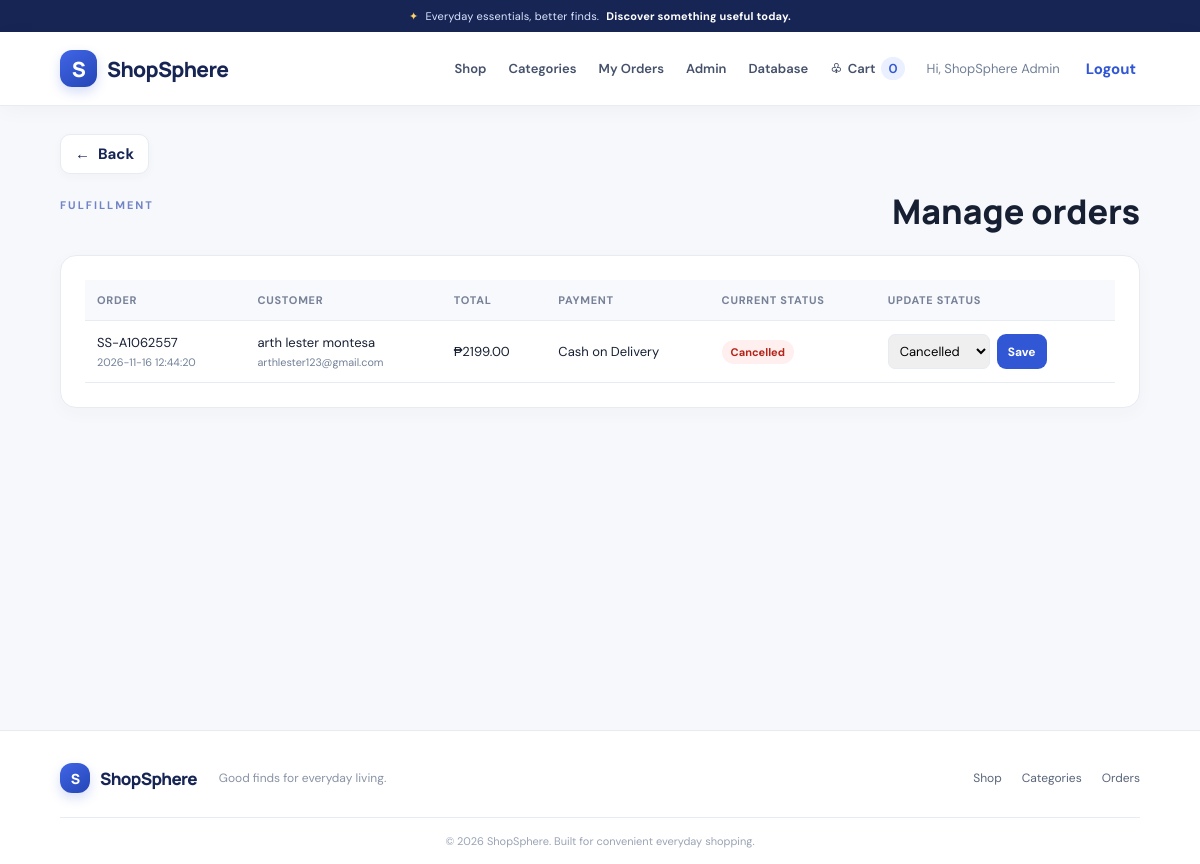
Page /admin/orders (signed in) on the committed database.
### tables this page shows
CREATE TABLE orders (
            id INTEGER PRIMARY KEY AUTOINCREMENT,
            order_number TEXT NOT NULL UNIQUE,
            user_id INTEGER NOT NULL,
            total REAL NOT NULL CHECK(total >= 0),
            status TEXT NOT NULL DEFAULT 'Pending'
                CHECK(status IN ('Pending', 'Processing', 'Shipped', 'Delivered', 'Cancelled')),
            shipping_address TEXT NOT NULL,
            contact_number TEXT NOT NULL DEFAULT '',
            payment_method TEXT NOT NULL DEFAULT 'Cash on Delivery',
            created_at TEXT NOT NULL DEFAULT CURRENT_TIMESTAMP,
            FOREIGN KEY(user_id) REFERENCES users(id)
        );

CREATE TABLE users (
            id INTEGER PRIMARY KEY AUTOINCREMENT,
            full_name TEXT NOT NULL,
            email TEXT NOT NULL UNIQUE COLLATE NOCASE,
            password_hash TEXT NOT NULL,
            role TEXT NOT NULL DEFAULT 'customer'
                CHECK(role IN ('customer', 'admin')),
            created_at TEXT NOT NULL DEFAULT CURRENT_TIMESTAMP
        );

### app.py (the view)
@app.route("/admin/orders")
@admin_required
def admin_orders():
    rows = get_db().execute("""
        SELECT o.*, u.full_name, u.email FROM orders o
        JOIN users u ON u.id = o.user_id ORDER BY o.id DESC
    """).fetchall()
    return render_template("admin_orders.html", orders=rows)

### app.py (called while the page is built)
def get_db():
    if "db" not in g:
        g.db = sqlite3.connect(DATABASE, timeout=15)
        g.db.row_factory = sqlite3.Row
        g.db.execute("PRAGMA foreign_keys = ON")
        g.db.execute("PRAGMA busy_timeout = 15000")
    return g.db

def csrf_token():
    if "_csrf_token" not in session:
        session["_csrf_token"] = secrets.token_hex(24)
    return session["_csrf_token"]

@app.before_request
def protect_post_requests():
    if request.method == "POST":
        sent = request.form.get("_csrf_token", "")
        expected = session.get("_csrf_token", "")
        if not sent or not expected or not secrets.compare_digest(sent, expected):
            abort(400, description="Your form session expired. Please go back, refresh, and try again.")

def admin_required(view):
    @wraps(view)
    def wrapped(*args, **kwargs):
        if "user_id" not in session:
            flash("Please log in as an administrator.", "warning")
            return redirect(url_for("login"))
        if session.get("role") != "admin":
            abort(403)
        return view(*args, **kwargs)
    return wrapped

@app.context_processor
def inject_globals():
    count = 0
    if session.get("user_id"):
        row = get_db().execute(
            "SELECT COALESCE(SUM(quantity), 0) FROM cart_items WHERE user_id = ?",
            (session["user_id"],)
        ).fetchone()
        count = row[0] if row else 0
    return {"cart_count": count, "current_year": datetime.now().year}

### templates/admin_orders.html (shortened to what this page needs)
{% extends "base.html" %}
{% block content %}
<div class="page-heading"><p class="eyebrow">FULFILLMENT</p><h1>Manage orders</h1></div>
<div class="panel table-wrap"><table><thead><tr><th>Order</th><th>Customer</th><th>Total</th><th>Payment</th><th>Current status</th><th>Update status</th></tr></thead><tbody>
{% for o in orders %}<tr><td>{{ o.order_number }}<small>{{ o.created_at }}</small></td><td>{{ o.full_name }}<small>{{ o.email }}</small></td><td>₱{{ '%.2f'|format(o.total) }}</td><td>{{ o.payment_method or 'Cash on Delivery' }}</td><td><span class="status status-{{ o.status|lower }}">{{ o.status }}</span></td><td><form method="post" action="{{ url_for('update_order_status', order_id=o.id) }}" class="status-form"><input type="hidden" name="_csrf_token" value="{{ csrf_token() }}"><select name="status">{% for s in ['Pending','Processing','Shipped','Delivered','Cancelled'] %}<option {% if o.status == s %}selected{% endif %}>{{ s }}</option>{% endfor %}</select><button class="btn btn-small btn-primary">Save</button></form></td></tr>{% else %}<tr><td colspan="6">No orders found.</td></tr>{% endfor %}
</tbody></table></div>
{% endblock %}

### static/css/style.css (style rules this page uses)
:root { --navy:#172554;--blue:#3157d5;--blue2:#2445b5;--ink:#172033;--muted:#718096;--line:#e7ebf2;--bg:#f6f8fc;--yellow:#ffd166;--green:#16845b }
* { box-sizing:border-box }
body { margin:0;background:var(--bg);color:var(--ink);font-family:'DM Sans',sans-serif;font-size:15px }
button,input,select,textarea { font:inherit }
.eyebrow { font-size:11px;letter-spacing:2px;font-weight:700;color:#7184c6;margin:0 0 12px }
.hero h1,.page-heading h1,.auth-card h1 { font:800 clamp(30px,4vw,48px)/1.12 Manrope;margin:0 }
.btn { display:inline-flex;align-items:center;justify-content:center;border:0;border-radius:9px;padding:11px 17px;font-weight:700;cursor:pointer;transition:.18s;text-decoration:none }
.btn-primary { background:var(--blue);color:white }
.btn-small { padding:8px 11px;font-size:12px }
.section-head,.page-heading { display:flex;justify-content:space-between;align-items:end;gap:20px;margin:38px 0 20px }
.section-head h2,.page-heading h1 { font-family:Manrope;margin:0 }
.page-heading { margin:12px 0 25px;align-items:center }
.page-heading h1 { font-size:34px }
.panel,.summary-card,.auth-card { background:#fff;border:1px solid var(--line);border-radius:16px;padding:24px;box-shadow:0 5px 18px #24345a08 }
.status { display:inline-block;padding:5px 9px;border-radius:20px;background:#edf1f8;color:#526078;font-size:11px;font-weight:700 }
.status-cancelled { background:#fff0ef;color:#b42318 }
.table-wrap { overflow-x:auto }
.table-wrap table { width:100%;border-collapse:collapse;min-width:650px }
.table-wrap th,.table-wrap td { text-align:left;padding:13px 12px;border-bottom:1px solid var(--line);font-size:13px }
.table-wrap th { color:#778197;background:#f8f9fc;font-size:11px;text-transform:uppercase;letter-spacing:.7px }
.table-wrap td small { display:block;color:var(--muted);margin-top:4px }
.status-form { display:flex;gap:7px }
.status-form select { border:1px solid var(--line);border-radius:7px;padding:7px }
:root { --navy:#172554;--blue:#3157d5;--blue2:#2445b5;--ink:#172033;--muted:#718096;--line:#e7ebf2;--bg:#f7f8fb;--yellow:#ffd166;--green:#16845b;--ease:cubic-bezier(.22,.8,.25,1) }
html { scroll-behavior:smooth;scroll-padding-top:105px }
body { background:#f7f8fb }
.table-wrap td .btn { white-space:nowrap }

### rows in the picture
orders: order_number "SS-A1062557", created_at "2026-11-16 12:44:20", full_name "arth lester montesa", email "arthlester123@gmail.com", total "2199.00", payment_method "Cash on Delivery", status "Cancelled"

### other values in the picture
{{ cart_count }} "0"
{{ session.get('full_name', 'User') }} "ShopSphere Admin"
